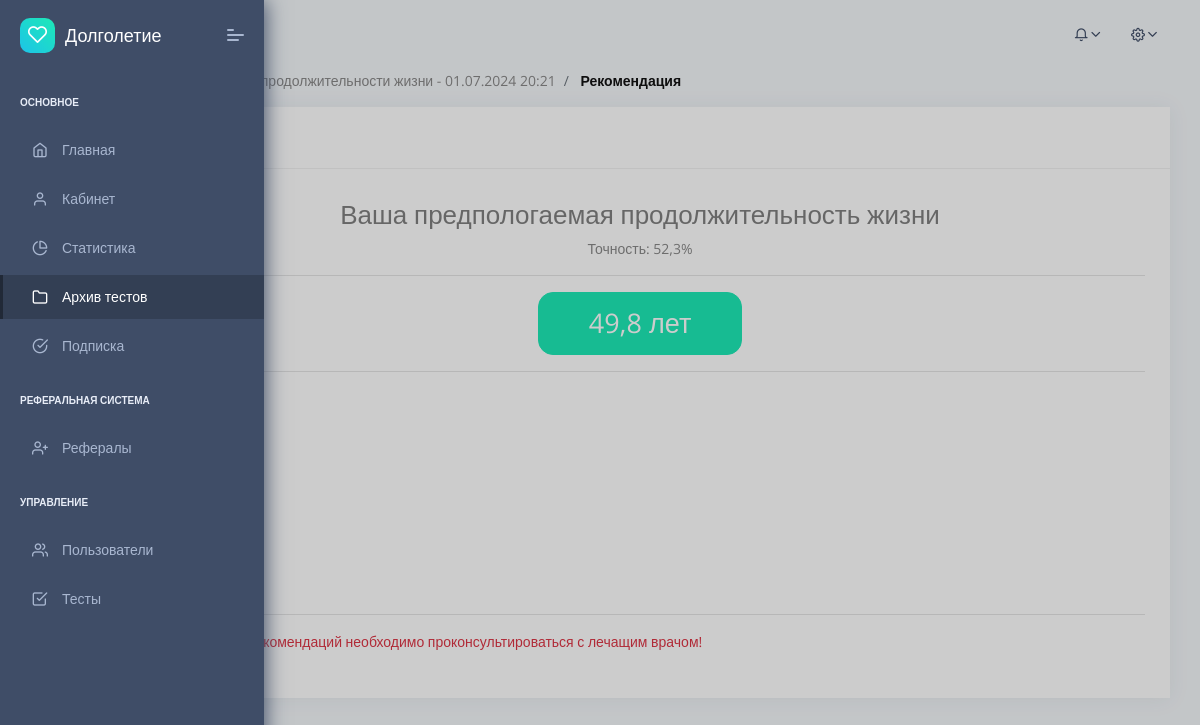
The app's page /app/quiz/17/recommendation (signed in) with its own data.
### app/models/user_quiz.py (models this page shows, shortened)
class UserQuiz(BaseModel):
    quiz = models.ForeignKey(Quiz, on_delete=models.SET_NULL, null=True, blank=True, related_name='user_quizzes')
    user = models.ForeignKey(User, on_delete=models.CASCADE, null=True, blank=True, related_name='user_quizzes')
    full_name = models.CharField(max_length=120)
    email = models.EmailField(null=True, blank=True)
    current_age = models.IntegerField(default=0, null=True, blank=True)
    weight = models.IntegerField(default=0, null=True, blank=True)
    height = models.IntegerField(default=0, null=True, blank=True)
    location = models.ForeignKey(
        Location, on_delete=models.SET_NULL, null=True, blank=True, related_name='user_quizzes'
    )
    accuracy = models.DecimalField(max_digits=5, decimal_places=2, default=0, verbose_name='Точность')
    duration = models.DecimalField(max_digits=4, decimal_places=2, default=0, verbose_name='Продолжительность')
    class Meta:
        verbose_name = 'Тест пользователя'
        verbose_name_plural = 'Тесты пользователя'

### app/models/quiz.py (models this page shows, shortened)
class Quiz(BaseModel):
    name = models.CharField(max_length=256)
    class Meta:
        verbose_name = 'Опросник'
        verbose_name_plural = 'Опросники'

### app/views/user_quiz.py (the view)
# urls.py: path('quiz/<int:user_quiz_id>/recommendation', views.user_quiz_recommendation, name='user_quiz_recommendation'),
@login_required
def user_quiz_recommendation(request, user_quiz_id: int):
    user_quiz = get_object_or_404(UserQuiz, pk=user_quiz_id)
    return render(request, 'app/user_quiz/recommendation/detail.html', {
        'user_quiz': user_quiz
    })

### app/templates/app/user_quiz/recommendation/detail.html (shortened to what this page needs)
{% extends 'base.html' %}
{% block breadcrumb %}
    <ul class="breadcrumb">
        <li class="breadcrumb-item">
            <a href="">
            </a>
        </li>
        <li class="breadcrumb-item">
            <a href="{% url 'app:quiz_list' %}">Тесты</a>
        </li>
        <li class="breadcrumb-item">
            <a href="{% url 'app:quiz_list' %}">
                {{ user_quiz.quiz.name }} - {{ user_quiz.created_at|date:'d.m.Y H:i' }}
            </a>
        </li>
        <li class="breadcrumb-item">
            <a href="#">
                Рекомендация
            </a>
        </li>
    </ul>
{% endblock %}
{% block content %}
    <h3 class="text-black-50 text-center">
        Ваша предпологаемая продолжительность жизни
    </h3>
    <span class="text-black text-center d-block">Точность: {{ user_quiz.accuracy|floatformat }}%</span>
    <hr>
    <span class="btn btn-success mt-4 m-auto d-block"
          style="border-radius: 15px; width: fit-content; font-size: 27px; padding: 10px 50px">{{ user_quiz.duration|floatformat }} лет</span>
    <hr>
    <p>
        Рекомендации <br>
        Рекомендации <br>
        Рекомендации <br>
        Рекомендации <br>
        Рекомендации <br>
        Рекомендации <br>
        Рекомендации <br>
        Рекомендации <br>
        Рекомендации <br>
        Рекомендации <br>
    </p>
    <hr>
    <p class="text-danger">
        При выполнении рекомендаций необходимо проконсультироваться с лечащим врачом!
    </p>
{% endblock %}

### records on screen
UserQuiz: quiz.name "Расчет продолжительности жизни", created_at "01.07.2024 20:21", accuracy "52,3", duration "49,8"
